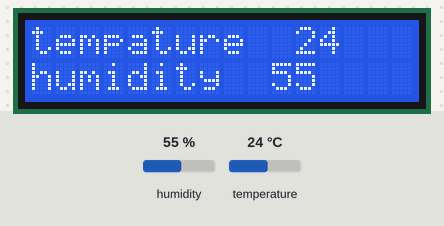
The sketch below on a simulated Arduino Uno, built with avr-gcc and run on an emulated ATmega328P. Shown: 16×2 character LCD. Inputs (shaded band) come from the test bench; at power-on: humidity 55 %, temperature 24 °C. What the sketch prints to the serial monitor is not drawn.

Above: at 1.9 s.
2.0 s: humidity set to 22 %
At 2.7 s:
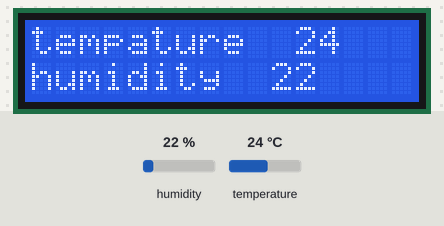
3.8 s: temperature set to 12 °C
At 5.3 s:
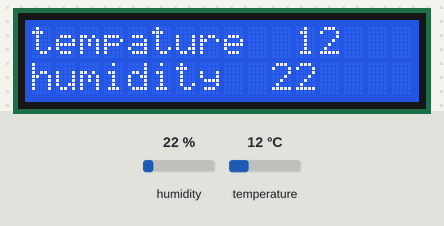
6.0 s: humidity set to 40 %
At 7.8 s:
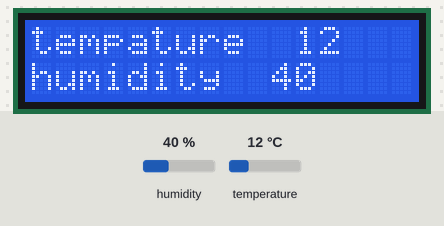
8.2 s: temperature set to 19 °C
At 10.3 s:
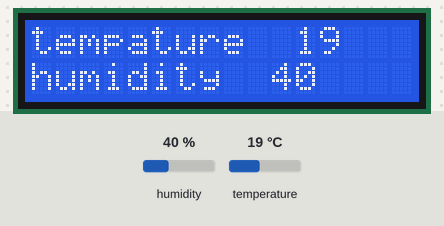
Timing chart, 0 to 11.5 s (numbered marks = the images above; inputs shaded):
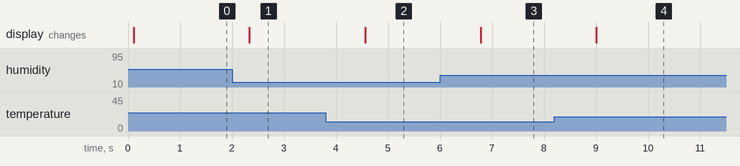

The sketch:

dht11.ino
```cpp
#include <SimpleDHT.h>

#include <SimpleDHT.h>
#include <Wire.h>
#include <LiquidCrystal_I2C.h>

// for DHT11,
//      VCC: 5V or 3V
//      GND: GND
//      DATA: 2
int pinDHT11 = 2;
SimpleDHT11 dht11(pinDHT11);
LiquidCrystal_I2C lcd(0x27, 16, 2);

void setup() {
  Serial.begin(9600);
}

void loop() {
  // start working...
  Serial.println("=================================");
  Serial.println("Sample DHT11...");

  // read without samples.
  byte temperature = 0;
  byte humidity = 0;
  int err = SimpleDHTErrSuccess;
  if ((err = dht11.read(&temperature, &humidity, NULL)) != SimpleDHTErrSuccess) {
    Serial.print("Read DHT11 failed, err="); Serial.println(err);delay(1000);
    return;
  }


    lcd.begin();

  // Turn on the blacklight and print a message.
  lcd.backlight();
  lcd.print("tempature  "); lcd.print((int)temperature);
  lcd.setCursor(0, 1);
  lcd.print("humidity  ");
  lcd.print((int)humidity);
  delay(1000);
}
```

Measured:
- after the input at 2.0 s, the display: changes after 0.33 s (image 1)
- after the input at 3.8 s, the display: changes after 0.76 s (image 2)
- after the input at 6.0 s, the display: changes after 0.78 s (image 3)
- after the input at 8.2 s, the display: changes after 0.80 s (image 4)
